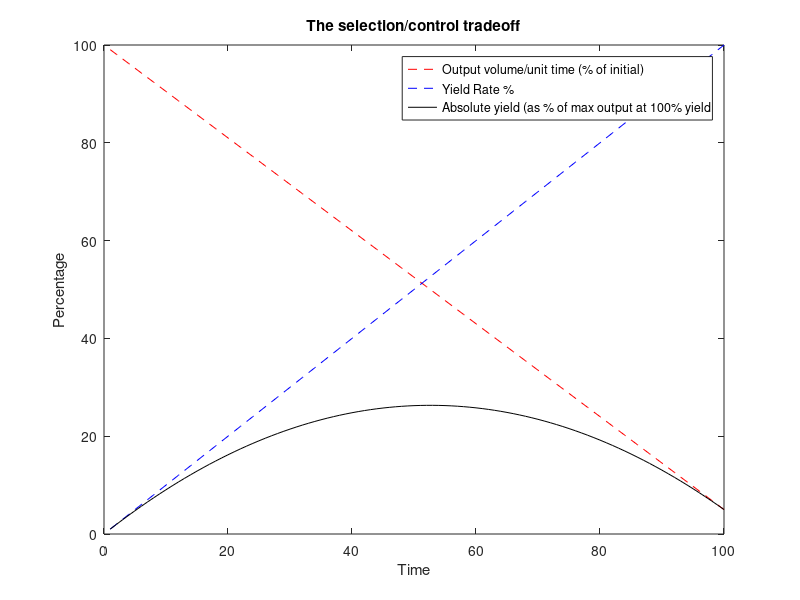

This chart was generated by the following MATLAB code:

% A simple model of yield from creative activities, assuming that the output
% volume/unit time declines over time, but not to zero, while yield rate
% increases as taste improves and "formulas" stabilize

tvec=linspace(1,100); % time vec
a=100; % y-intercept of assumed linear decay output volume
b=-0.95; % slope of output volume
c=0.01; % slope of yield rate function (improving quality)

% absolute yield, this is basically the logistic map
yvec=c*tvec.*(a+b*tvec);

% now plot it all

figure(1)
clf
hold on
box on
plot(tvec,a+b*tvec,'r--');
plot(tvec,100*c*tvec,'b--');
plot(tvec,yvec,'k');
xlabel('Time');
ylabel('Percentage');
legend('Output volume/unit time (% of initial)','Yield Rate %','Absolute yield (as % of max output at 100% yield')
title('The selection/control tradeoff');